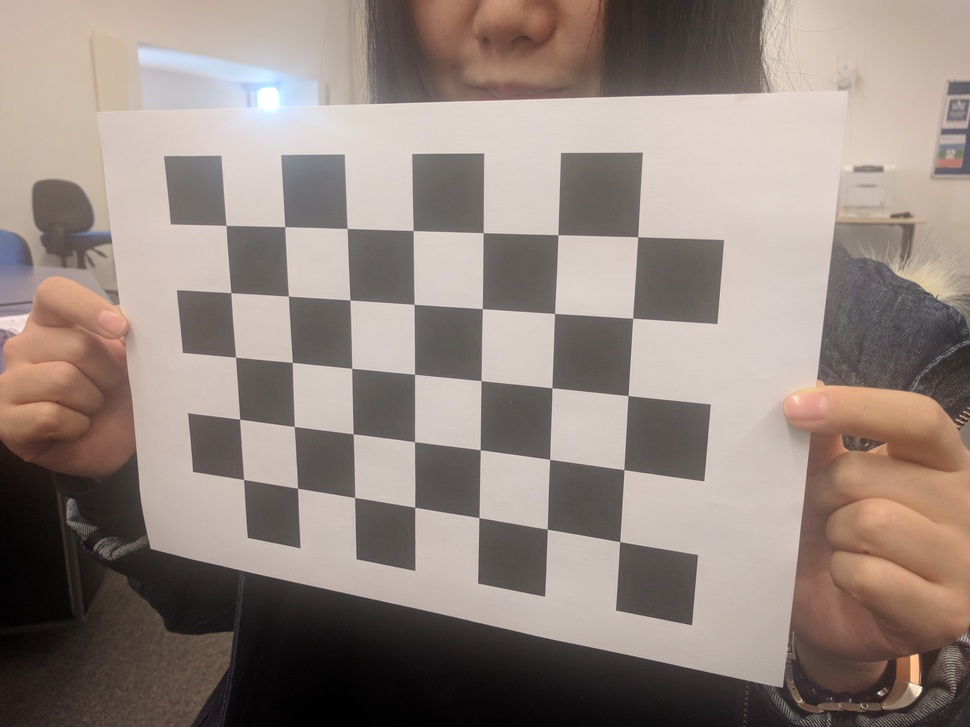
#> input picture cv/hw1/calibrations/IMG_20171017_144759.jpg, 970 x 727 px, shrunk from 4032 x 3024 before the run, given in place of th3.jpg, which was not available
$ jupyter execute harris_corner_detection.ipynb   (shell and % lines are left out)
#> lines starting #> are read from the running program, lines starting #| are printed output that depends on the picture; after the words box and inside, x2 and y2 are one past the last pixel; in counts of white or black regions, pixels touching at a corner belong together; pictures that were not available may be replaced by others from this repository, and a replacement may not be noted
[cell 1]
import cv2
import numpy as np
from matplotlib import pyplot as plt
import argparse

filename = 'th3.jpg'

img = cv2.imread(filename)
#> img is the input picture: shape (727, 970, 3); mean B, G, R 126.7, 133.8, 147.5
gray = cv2.cvtColor(img,cv2.COLOR_BGR2GRAY)
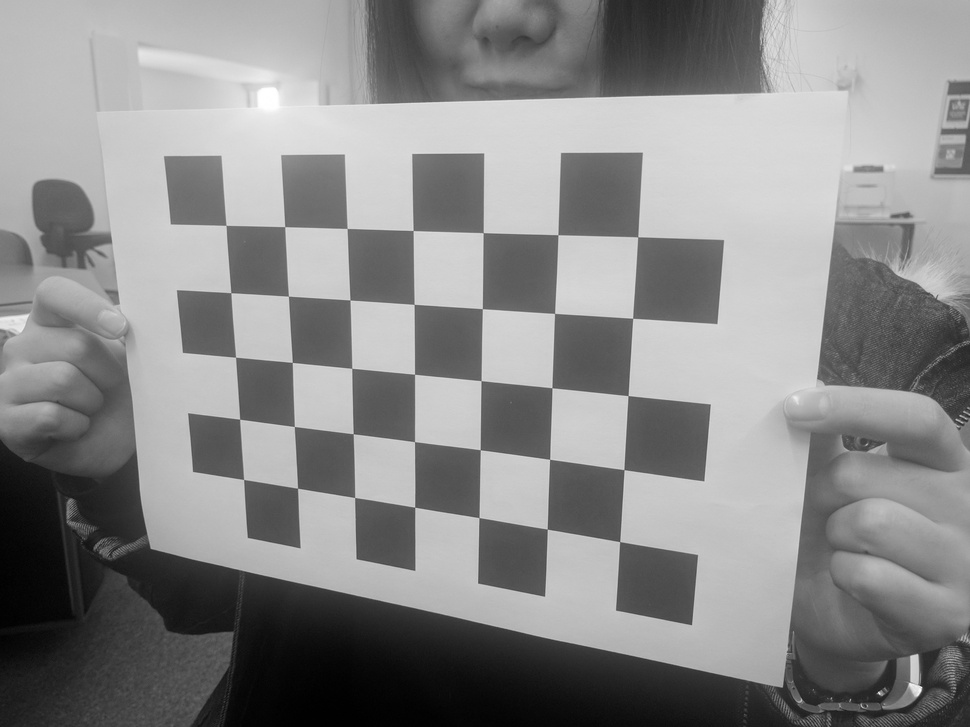
#> gray: shape (727, 970); min 0, max 255, mean 137.2


# find Harris corners
gray = np.float32(gray)
dst = cv2.cornerHarris(gray,15,29,0.04)
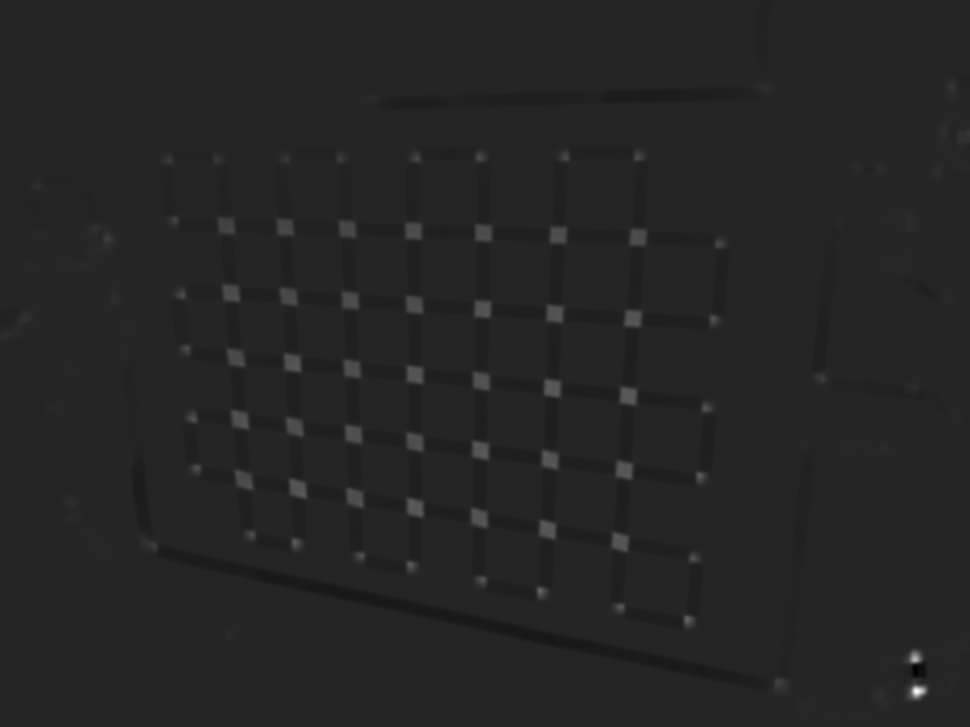
#> dst: shape (727, 970) float32; min -5.04e+35, max 2.88e+36, mean -inf; drawn with min black and max white
dst = cv2.dilate(dst,None)
ret, dst = cv2.threshold(dst,0.1*dst.max(),255,0)
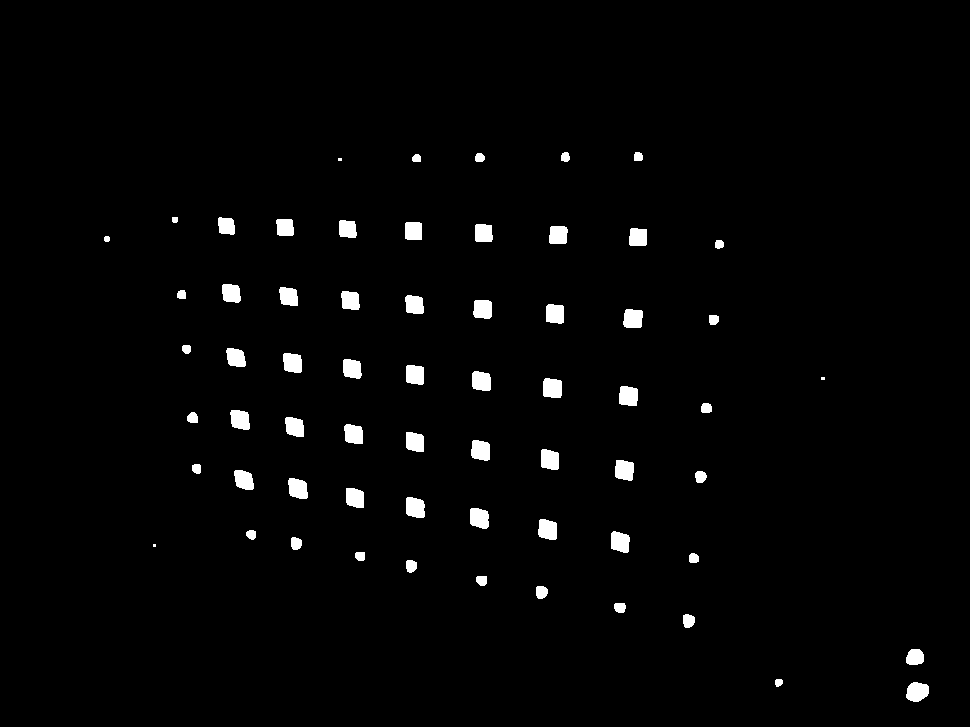
#> dst: shape (727, 970) float32; 2% white; 64 white regions (3 under 20 px), largest, box (x1, y1, x2, y2) and area: (906, 682, 929, 702) 358, (543, 378, 562, 398) 347, (406, 497, 425, 518) 346
#> ret = 2.88e+35
dst = np.uint8(dst)

# find centroids
ret, labels, stats, centroids = cv2.connectedComponentsWithStats(dst)
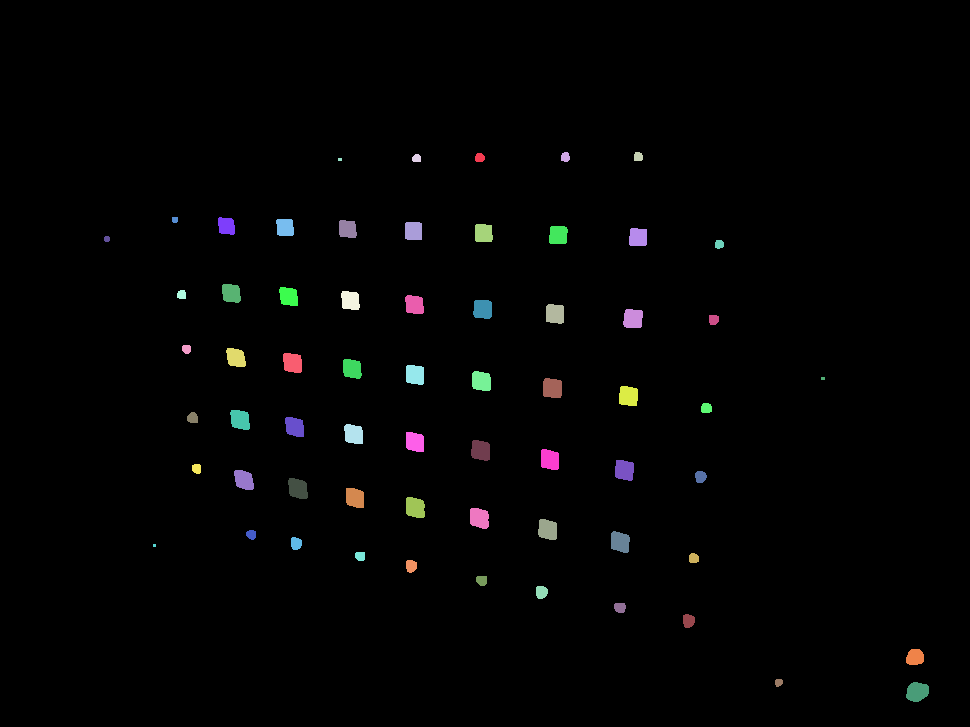
#> labels: shape (727, 970) int32; 65 distinct labels, from 0 to 64; one colour per label, 0 black
#> ret = 65; stats = 65 rows, first 6: [0, 0, 970, 727, 691270], [475, 153, 10, 9, 76], [561, 152, 9, 10, 74], [634, 152, 9, 9, 73], [412, 154, 9, 8, 62], [338, 158, 4, 3, 12]; centroids = 65 pairs, first value 106.5 to 916.8, second value 156.3 to 691.4

# define the criteria to stop and refine the corners
criteria = (cv2.TERM_CRITERIA_EPS + cv2.TERM_CRITERIA_MAX_ITER, 100, 0.001)
corners = cv2.cornerSubPix(gray,np.float32(centroids),(5,5),(-1,-1),criteria)
#> corners = 65 pairs, first value 106.5 to 917.8, second value 152.3 to 691.4

print(corners)
#> (printed output is left out)

# Now draw them
res = np.hstack((centroids,corners))
#> res = 65 rows, first 6: [485.1, 362.3, 485.1, 362.3], [479.3, 157.2, 483.6, 153], [564.9, 156.6, 560.6, 152.6], [637.8, 156.3, 642.3, 152.3], [416.2, 157.9, 411.8, 153.6], [339.5, 159, 344.3, 154.1]
res = np.int0(res)
#> res = 65 rows, first 6: [485, 362, 485, 362], [479, 157, 483, 153], [564, 156, 560, 152], [637, 156, 642, 152], [416, 157, 411, 153], [339, 159, 344, 154]
size = 5
for i in range(-size, size):
    for j in range(-size, size):
        try:
            img[res[:,1]+i,res[:,0]+j]=[0,0,255]
            img[res[:,3]+i,res[:,2]+j] = [0,255,0]
        except:
            pass
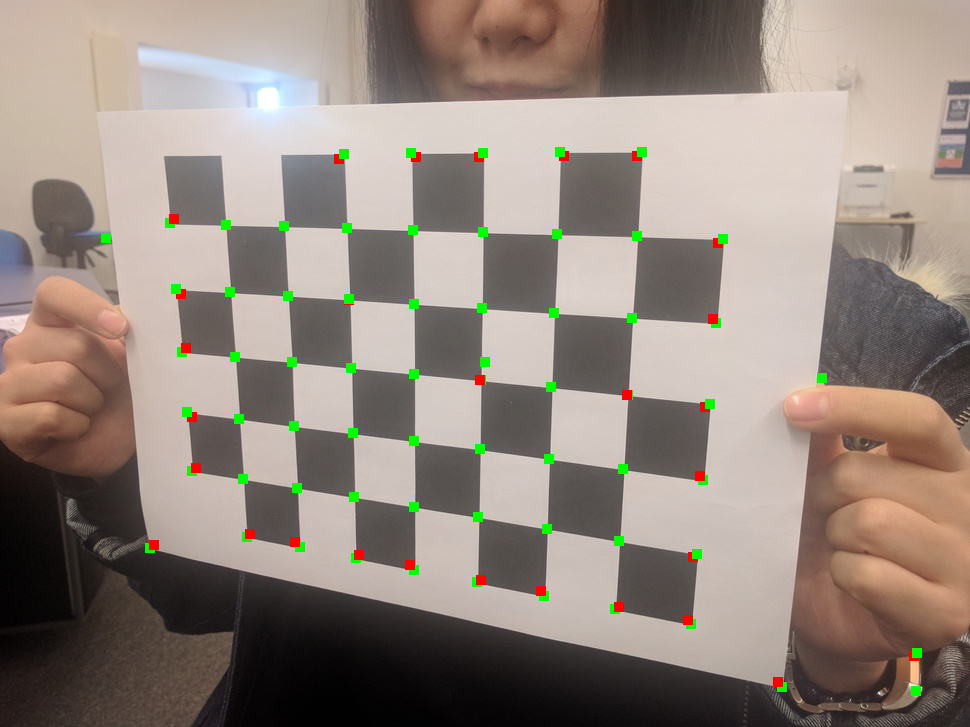
#> img: shape (727, 970, 3); 1.16% of pixels changed, all inside (x1, y1, x2, y2) = (101, 147, 922, 696)

plt.imshow(img)

[cell 2]
plt.imshow(img)

[cell 3]
def order_points(points):
    points = [(x,y) for x,y in points]
    from operator import itemgetter
    p1 = max(points, key=itemgetter(0))
    points.remove(p1)
    p2 = max(points, key=itemgetter(1))
    points.remove(p2)
    p3 = min(points, key=itemgetter(0))
    points.remove(p3)
    p4 = min(points, key=itemgetter(1))
    return p1, p2, p3, p4

def find_rectangle(points):
    def d(p1, p2, p3, p4):
        x0 = p1[0]-p2[0]
        y0 = p1[1]-p2[1]
        x1 = p3[0]-p4[0]
        y1 = p3[1]-p4[1]
        d0 = x0*x0+y0*y0
        d1 = x1*x1+y1*y1
        return abs(d0-d1)/(d0+d1)
    dist = float('inf')
    chosen = None
    from itertools import combinations
    for (p1, p2, p3, p4) in combinations(points, 4):
        p1, p2, p3, p4 = order_points([p1, p2, p3, p4])
        new_dist = d(p1,p2,p3,p4)+d(p1,p3,p2,p4)+d(p1,p4,p2,p3)+d(p1,p2,p2,p3)
        if dist > new_dist:
            dist = new_dist
            chosen = [p1,p2,p3,p4]
#> this loop made 677040 passes
#> (p1, p2, p3, p4) on passes 1, 2, 3, 6, 15, 18, 19: ((637.8, 156.3), (485.1, 362.3), (479.3, 157.2), (564.9, 156.6)), ((564.9, 156.6), (485.1, 362.3), (416.2, 157.9), (479.3, 157.2)), ((564.9, 156.6), (485.1, 362.3), (339.5, 159), (479.3, 157.2)), ((564.9, 156.6), (485.1, 362.3), (284.6, 227), (479.3, 157.2)), ((564.9, 156.6), (485.1, 362.3), (288.2, 296.1), (479.3, 157.2)), ((564.9, 156.6), (485.1, 362.3), (414, 304.3), (479.3, 157.2)), ((564.9, 156.6), (485.1, 362.3), (479.3, 157.2), (482.4, 308.8))
#> (p1, p2, p3, p4) on passes 21 to 26: ([485.1, 362.3], [479.3, 157.2], [564.9, 156.6], [632.6, 318.2]), ([485.1, 362.3], [479.3, 157.2], [564.9, 156.6], [713.3, 319.3]), ([485.1, 362.3], [479.3, 157.2], [564.9, 156.6], [186.1, 348.7]), ([485.1, 362.3], [479.3, 157.2], [564.9, 156.6], [235.5, 357.2]), ([485.1, 362.3], [479.3, 157.2], [564.9, 156.6], [292.2, 362.4]), ([485.1, 362.3], [479.3, 157.2], [564.9, 156.6], [351.7, 368.4])
    return chosen

[cell 4]
p1,p2,p3,p4 = [(int(x),int(y)) for (x,y) in find_rectangle(centroids)]
img_draw = np.copy(img)
cv2.line(img_draw, p1, p2, 255, 5)
cv2.line(img_draw, p2, p3, 255, 5)
cv2.line(img_draw, p3, p4, 255, 5)
cv2.line(img_draw, p4, p1, 255, 5)
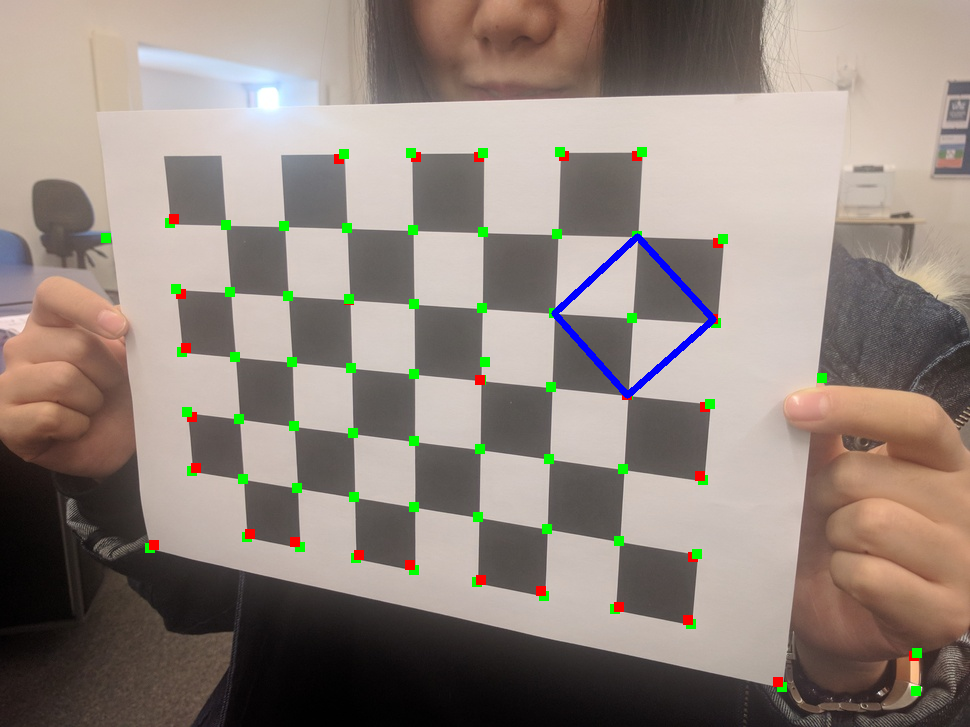
#> img_draw: shape (727, 970, 3); mean B, G, R 125.6, 133.6, 145.9
plt.show(img_draw)

$ run again, on cv/hw1/calibrations/IMG_20171017_144804.jpg
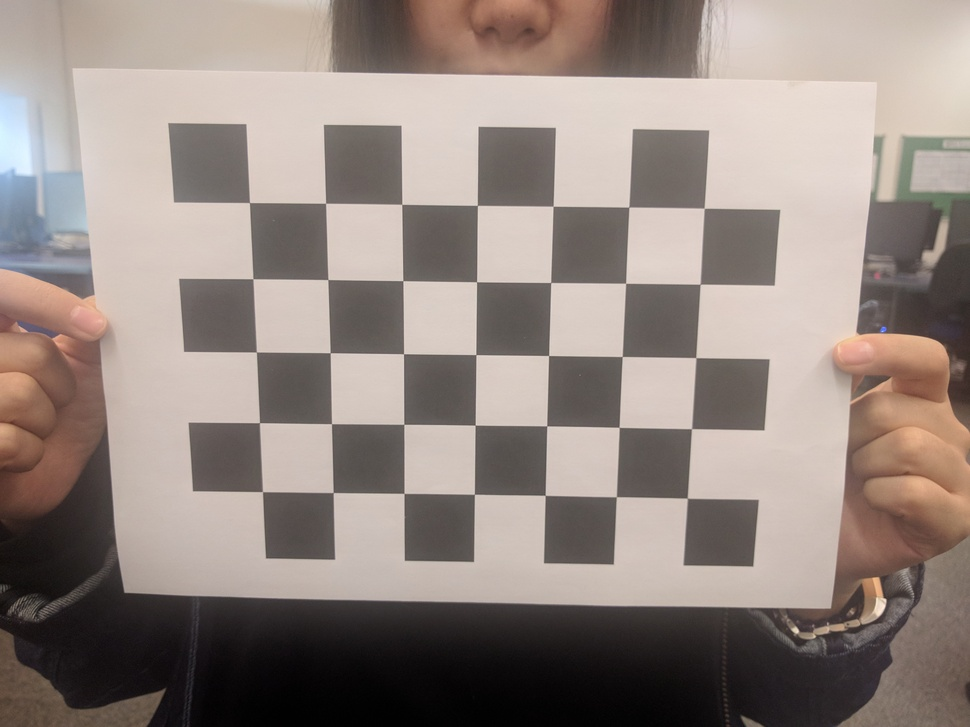
#> input picture cv/hw1/calibrations/IMG_20171017_144804.jpg, 970 x 727 px, shrunk from 4032 x 3024 before the run, given in place of th3.jpg, which was not available
#> img is the input picture: shape (727, 970, 3); mean B, G, R 128.6, 135, 147.6
#> `ret, dst = cv2.threshold(dst,0.1*dst.max(),255,0)`:
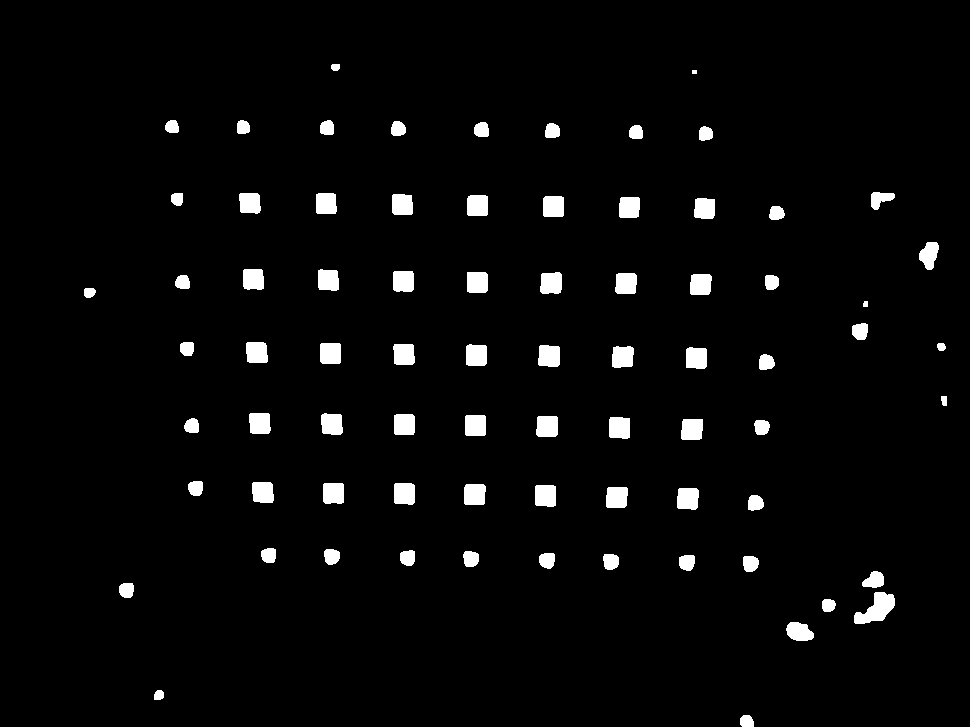
#> dst: shape (727, 970) float32; 3.3% white; 77 white regions, largest, box (x1, y1, x2, y2) and area: (854, 592, 895, 624) 732, (538, 345, 560, 367) 444, (535, 485, 556, 507) 444
#> `ret, dst = cv2.threshold(dst,0.1*dst.max(),255,0)`: ret = 8.9e+34
#> labels: shape (727, 970) int32; 78 distinct labels, from 0 to 77
#> `ret, labels, stats, centroids = cv2.connectedComponentsWithStats(dst)`: ret = 78; stats = 78 rows, first 6: [0, 0, 970, 727, 681974], [331, 64, 9, 7, 56], [692, 70, 5, 4, 20], [165, 120, 14, 13, 152], [237, 120, 13, 14, 158], [320, 120, 14, 15, 182]; centroids = 78 pairs, first value 89.04 to 943.8, second value 66.77 to 720.9
#> corners = 78 pairs, first value 89.04 to 944.3, second value 71.5 to 720.9
#> (printed output is left out)
#> `res = np.hstack((centroids,corners))`: res = 78 rows, first 6: [483.3, 362.6, 483.3, 362.6], [335.1, 66.77, 332.5, 71.64], [694, 71.5, 694, 71.5], [171.7, 126.4, 167.7, 122.7], [242.7, 126.9, 245.7, 123.7], [326.8, 127.5, 323.4, 124.5]
#> `res = np.int0(res)`: res = 78 rows, first 6: [483, 362, 483, 362], [335, 66, 332, 71], [694, 71, 694, 71], [171, 126, 167, 122], [242, 126, 245, 123], [326, 127, 323, 124]
#> the loop in find_rectangle, `for (p1, p2, p3, p4) in combinations(points, 4):` made 1426425 passes
#> (p1, p2, p3, p4) on passes 1, 8, 9, 18: ((694, 71.5), (483.3, 362.6), (171.7, 126.4), (335.1, 66.77)), ((705.2, 133.3), (483.3, 362.6), (335.1, 66.77), (694, 71.5)), ((694, 71.5), (483.3, 362.6), (176.8, 198.6), (335.1, 66.77)), ((776.2, 212.7), (483.3, 362.6), (335.1, 66.77), (694, 71.5))
#> `cv2.line(img_draw, p4, p1, 255, 5)`:
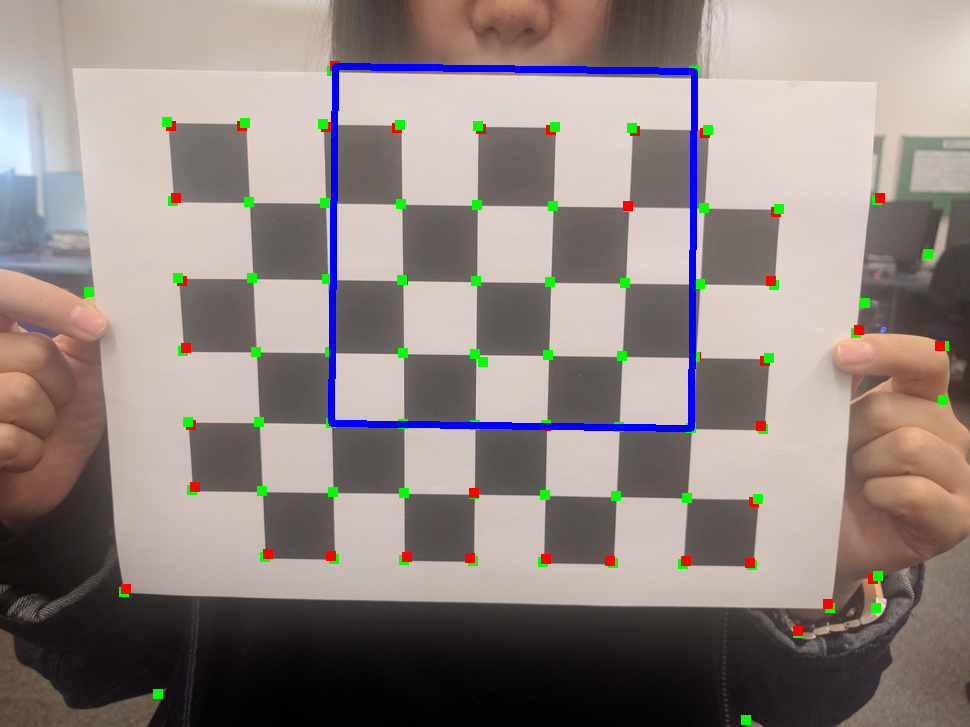
#> img_draw: shape (727, 970, 3); mean B, G, R 128.5, 133.2, 144.4
